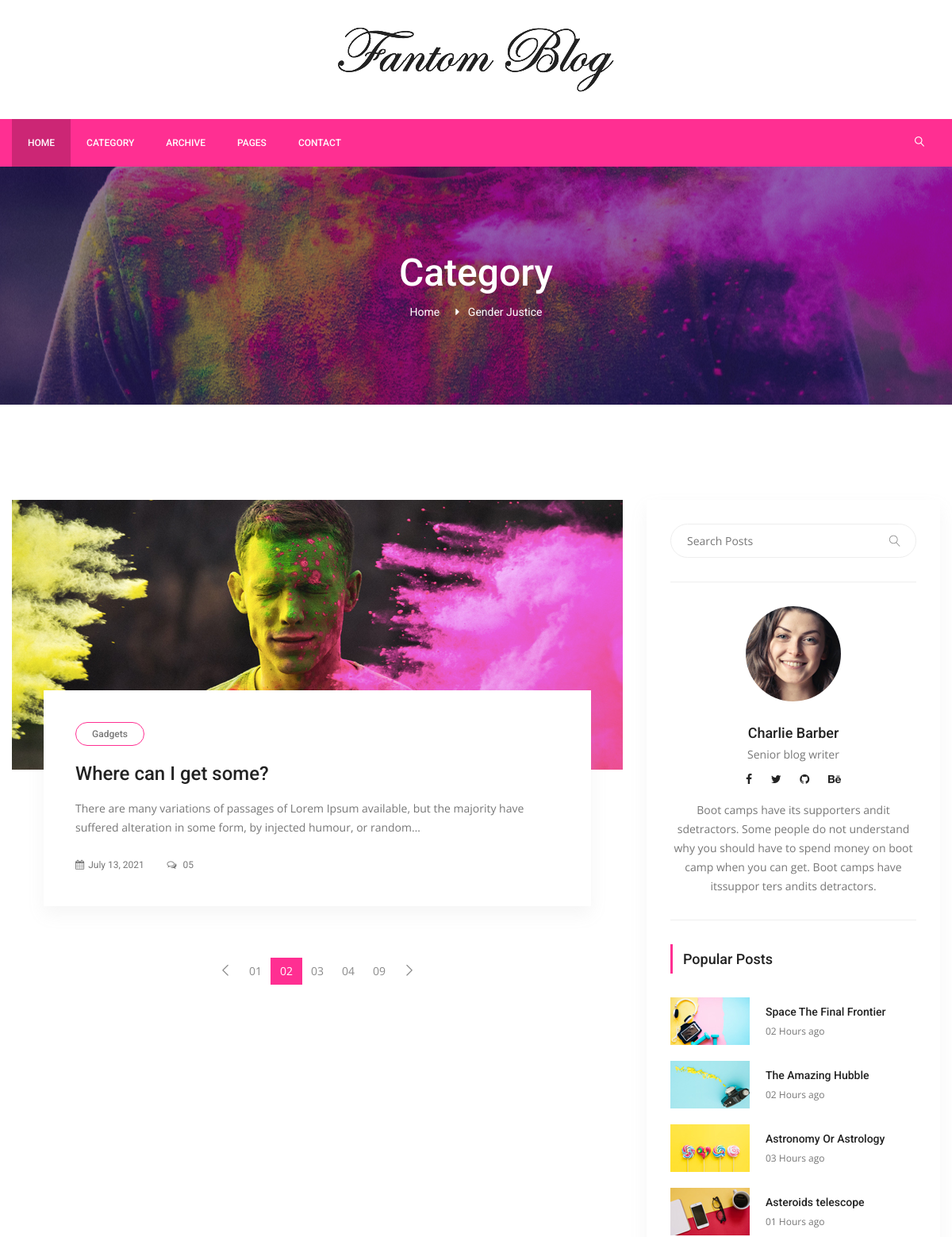
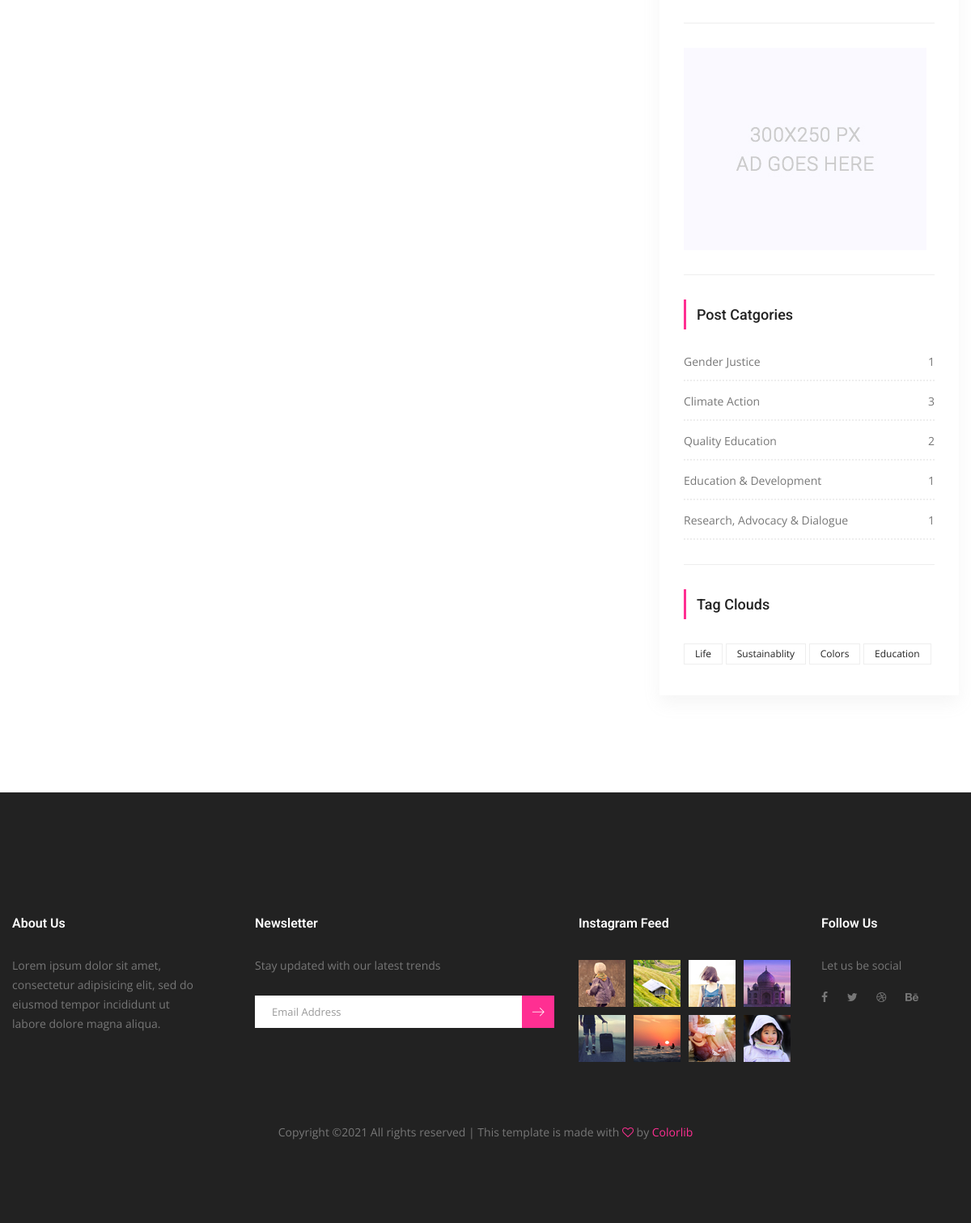
The app's page /category/1/gender-justice with its own data (2 pictures, top to bottom).
### posts/models.py (models this page shows, shortened)
class Category(models.Model):
    title = models.CharField(max_length=150)
    slug = models.SlugField(default="slug", editable=False)
    def __str__(self):
        return self.title
    def post_count(self):
        return self.post.all().count()

class Post(models.Model):
    title = models.CharField(max_length=100)
    content = models.CharField(max_length=500)
    publishing_date = models.DateField(auto_now_add=True)
    image = models.ImageField(blank=True, null=True, upload_to='uploads/')
    user = models.ForeignKey(settings.AUTH_USER_MODEL, on_delete=models.CASCADE)
    slug = models.SlugField(default="slug", editable=False)
    category = models.ForeignKey(Category, on_delete=models.CASCADE, default=2, related_name="post")
    tag = models.ManyToManyField(Tag, related_name='post', blank=True)
    slider_post = models.BooleanField(default=False)

class Tag(models.Model):
    title = models.CharField(max_length=100)
    slug = models.SlugField(editable=False)
    def __str__(self):
        return self.title

### posts/views.py (the view)
# urls.py: path('category/<int:pk>/<slug:slug>', CategoryDetail.as_view(), name='category_detail'),
class CategoryDetail(ListView):
    model = Post
    template_name = "category/category_detail.html"
    context_object_name = "posts"
    def get_queryset(self):
        self.category = get_object_or_404(Category, pk=self.kwargs['pk'])
        return Post.objects.filter(category=self.category).order_by('-id')
    def get_context_data(self, *, object_list=None, **kwargs):
        context = super(CategoryDetail, self).get_context_data(**kwargs)
        self.category = get_object_or_404(Category, pk=self.kwargs['pk'])
        context['name'] = self.category
        return context

### posts/templatetags/custom_tags.py (called while the page is built)
@register.simple_tag(name="categories")
def all_categories():
    return Category.objects.all()

@register.simple_tag(name="tags")
def all_tags():
    return Tag.objects.all()

### templates/category/category_detail.html
{% extends 'base.html'%}
{%load static%}
{% block content %}
        <section class="banner_area">
            <div class="banner_inner d-flex align-items-center">
            	<div class="overlay bg-parallax" data-stellar-ratio="0.9" data-stellar-vertical-offset="0" data-background=""></div>
				<div class="container">
					<div class="banner_content text-center">
						<h2>Category</h2>
						<div class="page_link">
							<a href="{%url 'index' %}">Home</a>
							<a href="#">{{name}}</a>
						</div>
					</div>
				</div>
            </div>
        </section>
        <section class="blog_area p_120">
            <div class="container">
                <div class="row">
                    <div class="col-lg-8">
                        <div class="blog_left_sidebar">
							{%for post in posts%}
                            <article class="blog_style1">
                            	<div class="blog_img">
                            		<img class="img-fluid" src="{{post.image.url}}" alt="">
                            	</div>
                            	<div class="blog_text">
									<div class="blog_text_inner">
										<a class="cat" href="#">Gadgets</a>
										<a href="{% url 'detail' pk=post.id slug=post.slug %}"><h4>{{post.title}}</h4></a>
										<p>{{post.content | truncatechars:150}}</p>
										<div class="date">
											<a href="#"><i class="fa fa-calendar" aria-hidden="true"></i>{{post.publishing_date}}</a>
											<a href="#"><i class="fa fa-comments-o" aria-hidden="true"></i> 05</a>
										</div>
									</div>
                            	</div>
                            </article>
							{%endfor%}
                            <nav class="blog-pagination justify-content-center d-flex">
		                        <ul class="pagination">
		                            <li class="page-item">
		                                <a href="#" class="page-link" aria-label="Previous">
		                                    <span aria-hidden="true">
		                                        <span class="lnr lnr-chevron-left"></span>
		                                    </span>
		                                </a>
		                            </li>
		                            <li class="page-item"><a href="#" class="page-link">01</a></li>
		                            <li class="page-item active"><a href="#" class="page-link">02</a></li>
		                            <li class="page-item"><a href="#" class="page-link">03</a></li>
		                            <li class="page-item"><a href="#" class="page-link">04</a></li>
		                            <li class="page-item"><a href="#" class="page-link">09</a></li>
		                            <li class="page-item">
		                                <a href="#" class="page-link" aria-label="Next">
		                                    <span aria-hidden="true">
		                                        <span class="lnr lnr-chevron-right"></span>
		                                    </span>
		                                </a>
		                            </li>
		                        </ul>
		                    </nav>
                        </div>
                    </div>
                   {%include 'right_side.html'%}
                </div>
            </div>
        </section>
        {%endblock%}

### templates/right_side.html
{%load static%}
{%load custom_tags%}
<div class="col-lg-4">
                        <div class="blog_right_sidebar">
                            <aside class="single_sidebar_widget search_widget">
                                <div class="input-group">
                                    <input type="text" class="form-control" placeholder="Search Posts">
                                    <span class="input-group-btn">
                                        <button class="btn btn-default" type="button"><i class="lnr lnr-magnifier"></i></button>
                                    </span>
                                </div>
                                <div class="br"></div>
                            </aside>
                            <aside class="single_sidebar_widget author_widget">
                                <img class="author_img rounded-circle" src="{% static "img/blog/author.png" %}" alt="">
                                <h4>Charlie Barber</h4>
                                <p>Senior blog writer</p>
                                <div class="social_icon">
                                    <a href="#"><i class="fa fa-facebook"></i></a>
                                    <a href="#"><i class="fa fa-twitter"></i></a>
                                    <a href="#"><i class="fa fa-github"></i></a>
                                    <a href="#"><i class="fa fa-behance"></i></a>
                                </div>
                                <p>Boot camps have its supporters andit sdetractors. Some people do not understand why you should have to spend money on boot camp when you can get. Boot camps have itssuppor ters andits detractors.</p>
                                <div class="br"></div>
                            </aside>
                            <aside class="single_sidebar_widget popular_post_widget">
                                <h3 class="widget_title">Popular Posts</h3>
                                <div class="media post_item">
                                    <img src="{% static "img/blog/popular-post/post1.jpg" %}" alt="post">
                                    <div class="media-body">
                                        <a href="blog-details.html"><h3>Space The Final Frontier</h3></a>
                                        <p>02 Hours ago</p>
                                    </div>
                                </div>
                                <div class="media post_item">
                                    <img src="{% static "img/blog/popular-post/post2.jpg" %}" alt="post">
                                    <div class="media-body">
                                        <a href="blog-details.html"><h3>The Amazing Hubble</h3></a>
                                        <p>02 Hours ago</p>
                                    </div>
                                </div>
                                <div class="media post_item">
                                    <img src="{% static "img/blog/popular-post/post3.jpg" %}" alt="post">
                                    <div class="media-body">
                                        <a href="blog-details.html"><h3>Astronomy Or Astrology</h3></a>
                                        <p>03 Hours ago</p>
                                    </div>
                                </div>
                                <div class="media post_item">
                                    <img src="{% static "img/blog/popular-post/post4.jpg" %}" alt="post">
                                    <div class="media-body">
                                        <a href="blog-details.html"><h3>Asteroids telescope</h3></a>
                                        <p>01 Hours ago</p>
                                    </div>
                                </div>
                                <div class="br"></div>
                            </aside>
                            <aside class="single_sidebar_widget">
                                <a href="#"><img class="img-fluid" src="{% static "img/blog/add.jpg" %}" alt=""></a>
                                <div class="br"></div>
                            </aside>
                            <aside class="single_sidebar_widget post_category_widget">
                                <h4 class="widget_title">Post Catgories</h4>
                                <ul class="list cat-list">
                                    {%categories as categories%}
                                    {%for category in categories%}
                                    <li>
                                        <a href="{%url 'category_detail' pk=category.pk slug=category.slug %}" class="d-flex justify-content-between">
                                            <p>{{category.title}}</p>
                                            <p>{{category.post_count}}</p>
                                        </a>
                                    </li>
                                    {%endfor%}
                                </ul>
                                <div class="br"></div>
                            </aside>
                            <aside class="single-sidebar-widget tag_cloud_widget">
                                <h4 class="widget_title">Tag Clouds</h4>
                                <ul class="list">
                                    {% tags as ankits%}
                                    {%for ankit in ankits%}
                                    <li><a href="{%url 'tag_detail' slug=ankit.slug%}">{{ankit}}</a></li>
                                    {%endfor%}
                                </ul>
                            </aside>
                        </div>
                    </div>

### records on screen
Category: title "Gender Justice", post_count "1"
Post: image (picture), title "Where can I get some?", content "There are many variations of passages of Lorem Ipsum available, but the majority have suffered alteration in some form, by injected humour, or random…", publishing_date "July 13, 2021"
Category: title "Climate Action", post_count "3"
Category: title "Quality Education", post_count "2"
Category: title "Education & Development", post_count "1"
Category: title "Research, Advocacy & Dialogue", post_count "1"
Tag: title "Life"
Tag: title "Sustainablity"
Tag: title "Colors"
Tag: title "Education"
